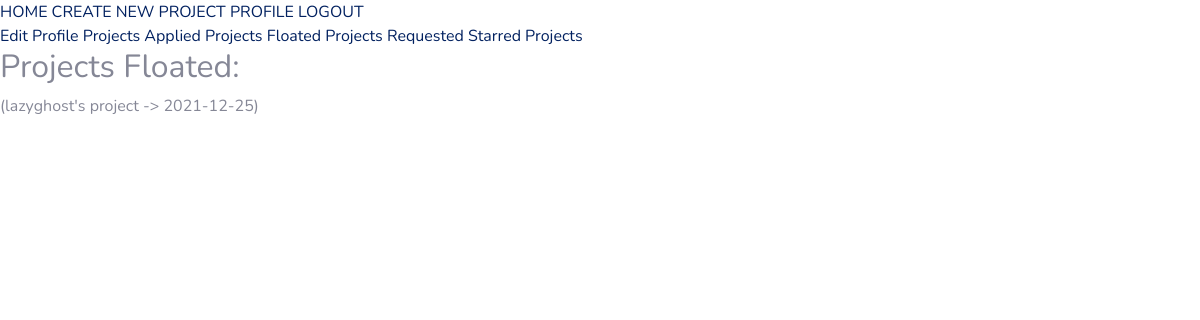
Page /profile/projects/floated (signed in) on the earlier database version.
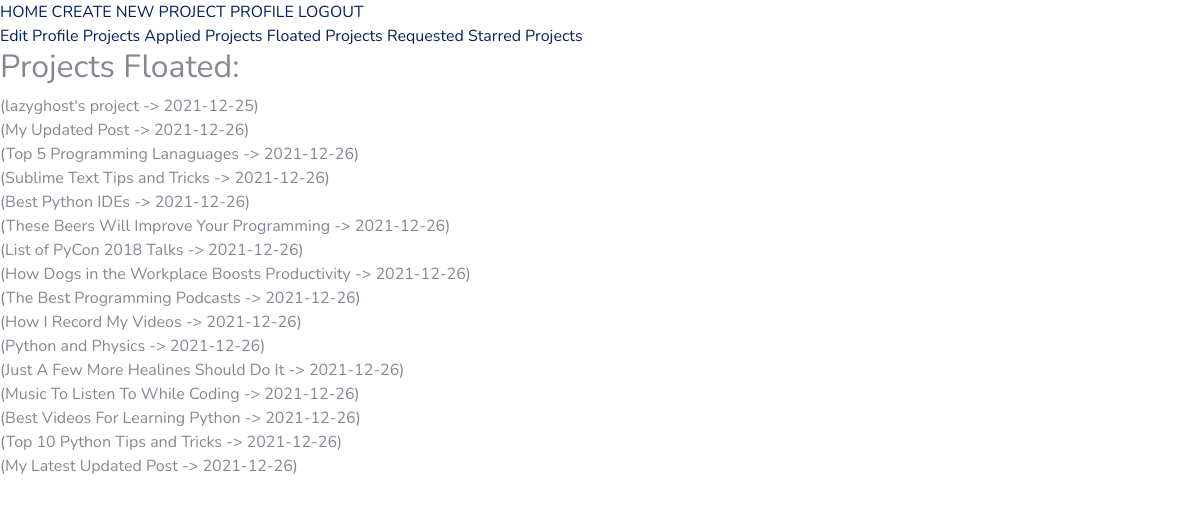
Same page on the later database version.
### home/models.py (models this page shows)
class Project(models.Model):
    Title = models.CharField(max_length=30)
    Description = models.TextField()
    FloatedBy = models.ForeignKey(User, on_delete=models.CASCADE)
    Mentors = models.ManyToManyField(User, related_name='Mentors', blank = True)
    Status = models.CharField(max_length=10, choices=STATUS_CHOICES, default='Open')
    Difficulty = models.CharField(max_length=15, choices=DIFFICULTY_CHOICES, default='Beginner')
    PreRequisite = models.TextField()
    Duration = models.CharField(max_length=30)
    DatePosted = models.DateTimeField(default = timezone.now)
    SelectionCriteria = models.TextField()
    OpenedFor = models.TextField()
    ApplyRequest = models.ManyToManyField(User, related_name='ApplyRequest', blank = True)
    AlreadyApplied = models.ManyToManyField(User, related_name='AlreadyApplied', blank = True)
    def __str__(self):
        return f"({self.Title} -> {self.DatePosted.date()})"

### users/views.py (the view)
# urls.py: path('projects/floated', views.projects_floated, name = 'projects-floated'),
def projects_floated(request):
    projects = Project.objects.all()
    projects_floated = projects.filter(FloatedBy = request.user)
    context = {
        'title': 'Projects Floated',
        'projects': projects_floated,
    }
    return render(request, 'users/profile_floated.html', context)

### users/templates/users/profile_floated.html (shortened to what this page needs)
{% extends 'users/profile.html' %}
{% block profile %}
<div>
    <h2>Projects Floated:</h2>
	{% for project in projects %}
	<div>{{project}}</div>
	{% endfor %}
</div>
{% endblock profile %}

### users/templates/users/profile.html (shortened to what this page needs)
{% extends 'home/base.html' %}
{% block content %}
	<div>
		<a href="{% url 'profile-edit' %}">Edit Profile</a>
		<a href="{% url 'projects-applied' %}">Projects Applied</a>
		<a href="{% url 'projects-floated' %}">Projects Floated</a>
		<a href="{% url 'projects-requested' %}">Projects Requested</a>
		<a href="{% url 'projects-starred' %}">Starred Projects</a>
	</div>
	{% block profile %}{% endblock profile %}
{% endblock content %}

### home/templates/home/base.html (shortened to what this page needs)
{% load static %}
<!DOCTYPE html>
<html lang="en">
	<head>
		<link href="vendor/fontawesome-free/css/all.min.css" rel="stylesheet" type="text/css">
		<link rel="stylesheet" type="text/css" href="{% static 'home/style.css' %}">
	</head>
	<body>
		<div>
			{% if user.is_authenticated %}
				<a href="{% url 'home' %}">HOME</a>
				<a href="{% url 'new-project' %}">CREATE NEW PROJECT</a>
				<a href="{% url 'profile' %}">PROFILE</a>
				<a href="{% url 'logout' %}">LOGOUT</a>
			{% endif %}
		</div>
		{% block content %}{% endblock content %}
	</body>
</html>

Differences in the rows shown:
added Project: Title+DatePosted "(My Updated Post -> 2021-12-26)"
added Project: Title+DatePosted "(Top 5 Programming Lanaguages -> 2021-12-26)"
added Project: Title+DatePosted "(Sublime Text Tips and Tricks -> 2021-12-26)"
added Project: Title+DatePosted "(Best Python IDEs -> 2021-12-26)"
added Project: Title+DatePosted "(These Beers Will Improve Your Programming -> 2021-12-26)"
added Project: Title+DatePosted "(List of PyCon 2018 Talks -> 2021-12-26)"
added Project: Title+DatePosted "(How Dogs in the Workplace Boosts Productivity -> 2021-12-26)"
added Project: Title+DatePosted "(The Best Programming Podcasts -> 2021-12-26)"
added Project: Title+DatePosted "(How I Record My Videos -> 2021-12-26)"
added Project: Title+DatePosted "(Python and Physics -> 2021-12-26)"
added Project: Title+DatePosted "(Just A Few More Healines Should Do It -> 2021-12-26)"
added Project: Title+DatePosted "(Music To Listen To While Coding -> 2021-12-26)"
added Project: Title+DatePosted "(Best Videos For Learning Python -> 2021-12-26)"
added Project: Title+DatePosted "(Top 10 Python Tips and Tricks -> 2021-12-26)"
added Project: Title+DatePosted "(My Latest Updated Post -> 2021-12-26)"
